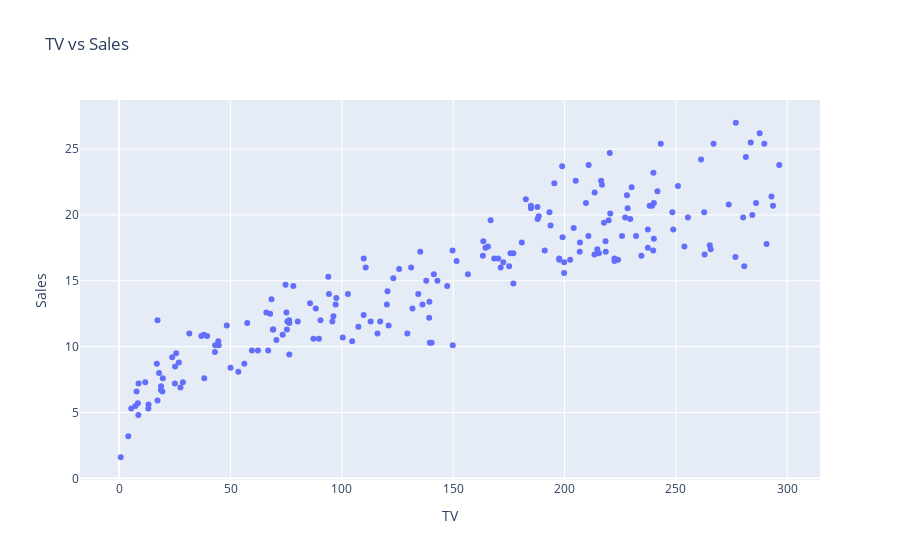
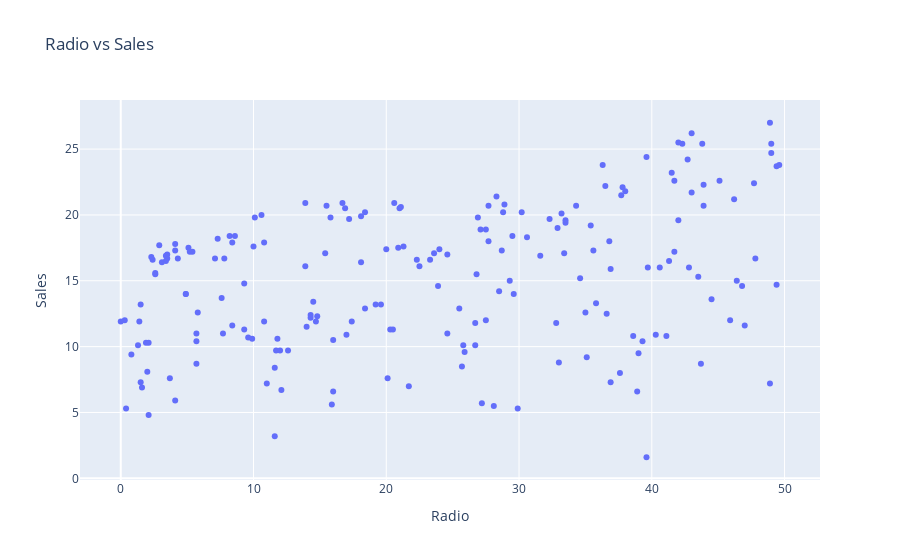
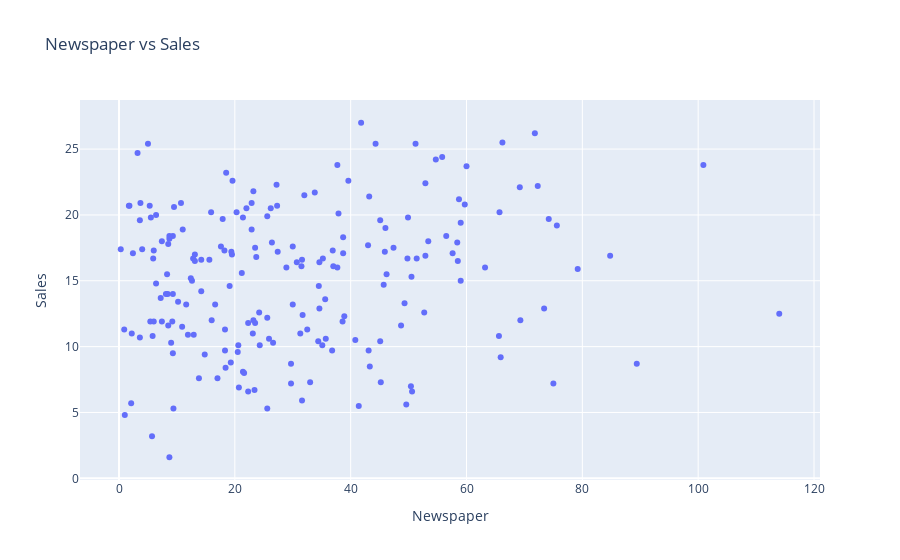

The code cell stored with these charts, in order, in its notebook:
### Code cell
import pandas as pd
import plotly.express as px

#Visualize the relationship between TV and Sales using Plotly
fig_tv = px.scatter(data, x='TV',y='Sales',title='TV vs Sales')
fig_tv.update_layout(xaxis_title='TV',yaxis_title='Sales')
fig_tv.show()

#Visualize the relationship between Radio and Sales using Plotly
fig_radio = px.scatter(data,x='Radio',y='Sales', title='Radio vs Sales')
fig_tv.update_layout(xaxis_title='Radio', yaxis_title='Sales')
fig_radio.show()

#Visualize the relationship between newspaper and Sales using Plotly
fig_newspaper = px.scatter(data, x='Newspaper',y='Sales', title='Newspaper vs Sales')
fig_newspaper.update_layout(xaxis_title='Newspaper', yaxis_title='Sales')
fig_newspaper.show()

### Figure 1 — Plotly figure (JSON) as saved in the notebook; plotly's stock layout.template omitted (floating-point values rounded to 4 significant figures; data arrays with more than 128 entries replaced by an {"elided": "..."} marker saying what was removed)
{"data": [{"hovertemplate": "TV=%{x}<br>Sales=%{y}<extra></extra>", "legendgroup": "", "marker": {"color": "#636efa", "symbol": "circle"}, "mode": "markers", "name": "", "orientation": "v", "showlegend": false, "type": "scatter", "x": {"elided": "200 float values"}, "xaxis": "x", "y": {"elided": "200 float values"}, "yaxis": "y"}], "layout": {"legend": {"tracegroupgap": 0}, "title": {"text": "TV vs Sales"}, "xaxis": {"anchor": "y", "domain": [0, 1], "title": {"text": "TV"}}, "yaxis": {"anchor": "x", "domain": [0, 1], "title": {"text": "Sales"}}}}

### Figure 2 — Plotly figure (JSON) as saved in the notebook; plotly's stock layout.template omitted (floating-point values rounded to 4 significant figures; data arrays with more than 128 entries replaced by an {"elided": "..."} marker saying what was removed)
{"data": [{"hovertemplate": "Radio=%{x}<br>Sales=%{y}<extra></extra>", "legendgroup": "", "marker": {"color": "#636efa", "symbol": "circle"}, "mode": "markers", "name": "", "orientation": "v", "showlegend": false, "type": "scatter", "x": {"elided": "200 float values"}, "xaxis": "x", "y": {"elided": "200 float values"}, "yaxis": "y"}], "layout": {"legend": {"tracegroupgap": 0}, "title": {"text": "Radio vs Sales"}, "xaxis": {"anchor": "y", "domain": [0, 1], "title": {"text": "Radio"}}, "yaxis": {"anchor": "x", "domain": [0, 1], "title": {"text": "Sales"}}}}

### Figure 3 — Plotly figure (JSON) as saved in the notebook; plotly's stock layout.template omitted (floating-point values rounded to 4 significant figures; data arrays with more than 128 entries replaced by an {"elided": "..."} marker saying what was removed)
{"data": [{"hovertemplate": "Newspaper=%{x}<br>Sales=%{y}<extra></extra>", "legendgroup": "", "marker": {"color": "#636efa", "symbol": "circle"}, "mode": "markers", "name": "", "orientation": "v", "showlegend": false, "type": "scatter", "x": {"elided": "200 float values"}, "xaxis": "x", "y": {"elided": "200 float values"}, "yaxis": "y"}], "layout": {"legend": {"tracegroupgap": 0}, "title": {"text": "Newspaper vs Sales"}, "xaxis": {"anchor": "y", "domain": [0, 1], "title": {"text": "Newspaper"}}, "yaxis": {"anchor": "x", "domain": [0, 1], "title": {"text": "Sales"}}}}
